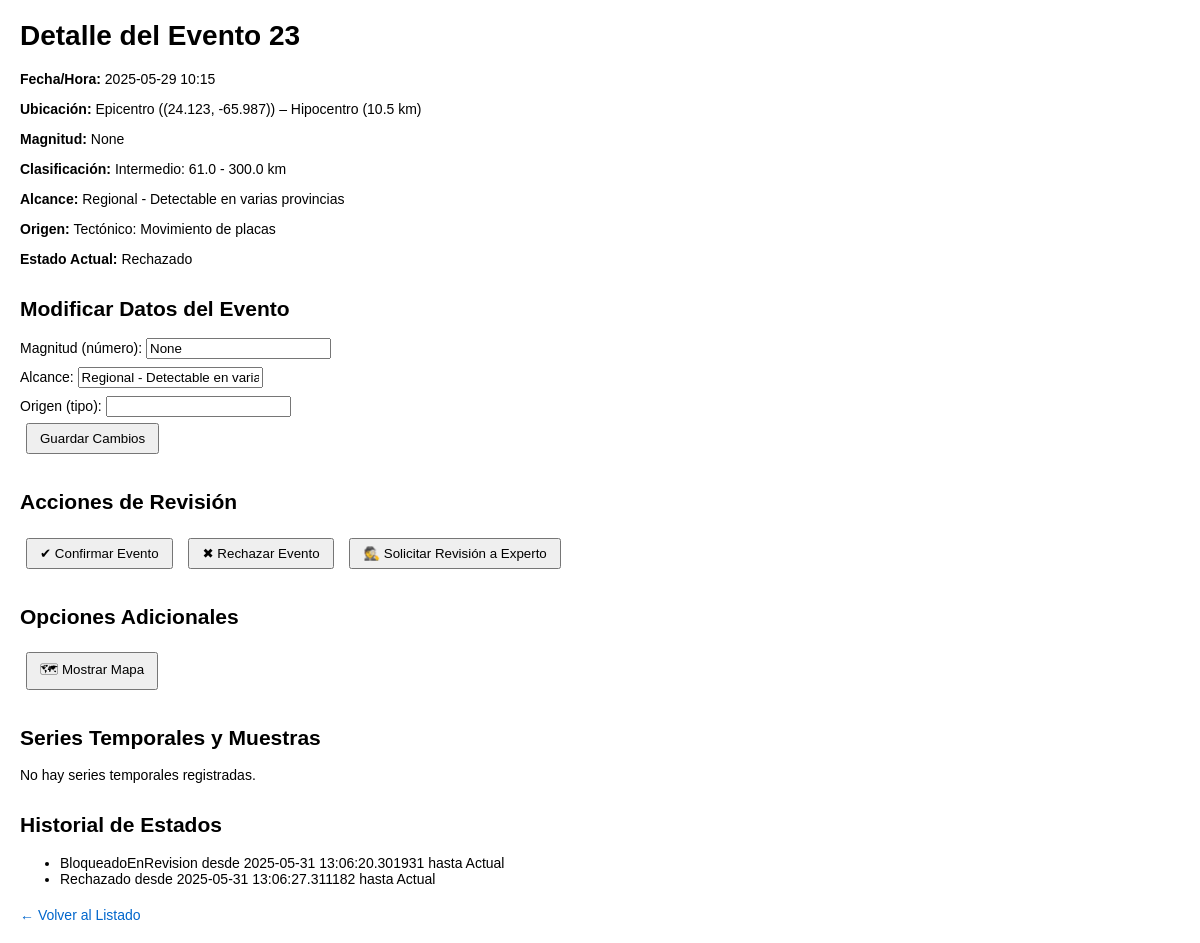
/event/23, run on an earlier commit of the app's database.
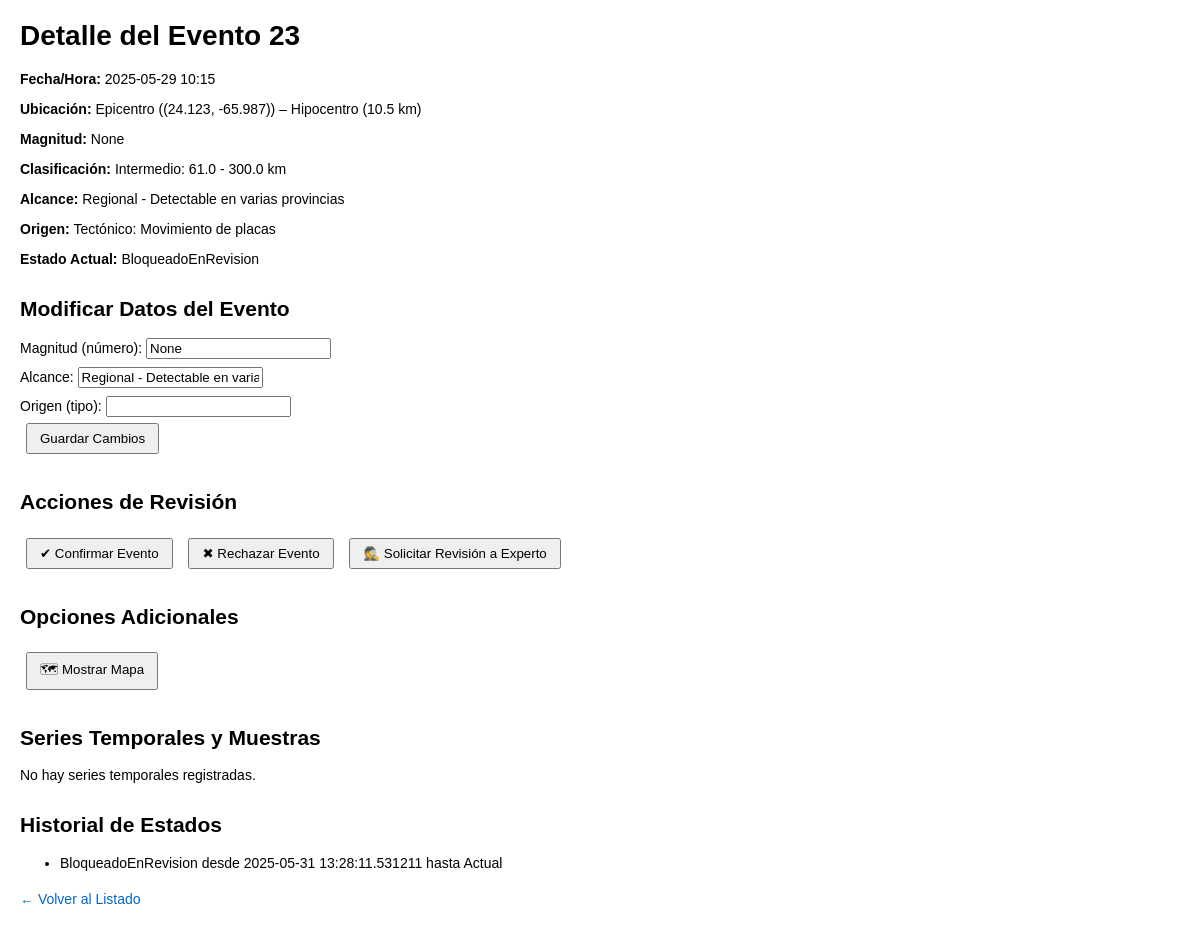
And on a later commit of the database.
### tables this page shows
CREATE TABLE Evento (
        id_evento       INTEGER PRIMARY KEY,
        fecha_hora      TEXT    NOT NULL,
        epicentro_lat   REAL    NOT NULL,
        epicentro_lng   REAL    NOT NULL,
        hipocentro      REAL    NOT NULL,
        magnitud        REAL    NULL,
        magnitud_desc   TEXT    NULL,
        magnitud_unidad TEXT    NULL,
        alcance_nombre  TEXT    NULL,
        alcance_desc    TEXT    NULL,
        clasif_desde    REAL    NULL,
        clasif_hasta    REAL    NULL,
        clasif_nombre   TEXT    NULL,
        origen_nombre   TEXT    NULL,
        origen_desc     TEXT    NULL,
        estado_nombre   TEXT    NOT NULL,
        estado_desc     TEXT    NULL
    );

CREATE TABLE CambioEstado (
        id_cambio       INTEGER PRIMARY KEY AUTOINCREMENT,
        id_evento       INTEGER NOT NULL,
        fecha_inicio    TEXT    NOT NULL,
        fecha_fin       TEXT    NULL,
        estado_nombre   TEXT    NOT NULL,
        estado_desc     TEXT    NULL,
        FOREIGN KEY (id_evento) REFERENCES Evento(id_evento)
    );

### app_flask.py (the view, shortened to what this page needs)
@app.route('/event/<int:event_id>', methods=['GET', 'POST'])
def detalle(event_id):
    analista = app.config['analista']
    evento = cargar_evento_por_id(event_id)
    if not evento:
        return redirect(url_for('index'))
    if evento.estado.getNombre() == "AutoDetectado":
        evento.bloquearParaRevision(analista)
        guardar_evento(evento)
        guardar_cambio_estado(event_id, evento.cambios[-1])
    error = None
    return render_template('detalle_evento.html', evento=evento, error=error)

### db.py (called while the page is built)
def get_connection():
    conn = sqlite3.connect(DB_PATH)
    conn.row_factory = sqlite3.Row
    return conn

### indexClases.py (called while the page is built)
    def getNombre(self):
        return self.nombre

    def __str__(self):
        try:
            ts_inicio = self.fecha_hora_inicio.strftime('%Y-%m-%d %H:%M:%S')
        except Exception:
            ts_inicio = str(self.fecha_hora_inicio)
        if self.fecha_hora_fin:
            try:
                fin = self.fecha_hora_fin.strftime('%Y-%m-%d %H:%M:%S')
            except Exception:
                fin = str(self.fecha_hora_fin)
        else:
            fin = "Actual"
        return f"{self.estado.nombre} desde {ts_inicio} hasta {fin}"

    def __str__(self):
        return f"{self.nombre}: {self.km_profundidad_desde} - {self.km_profundidad_hasta} km"

    def __str__(self):
        return f"{self.nombre} - {self.descripcion}"

    def __str__(self):
        return f"{self.nombre}: {self.descripcion}"

### templates/detalle_evento.html (shortened to what this page needs)
<!doctype html>
<html>
<head>
</head>
<body>
  <h1>Detalle del Evento {{ evento.id_evento }}</h1>
  <section>
    <p><strong>Fecha/Hora:</strong> {{ evento.fecha_hora }}</p>
    <p><strong>Ubicación:</strong> Epicentro ({{ evento.ubicacion.epicentro }}) –
       Hipocentro ({{ evento.ubicacion.hipocentro }} km)</p>
    <p><strong>Magnitud:</strong> {{ evento.magnitud }}</p>
    <p><strong>Clasificación:</strong> {{ evento.clasificacion }}</p>
    <p><strong>Alcance:</strong> {{ evento.alcance }}</p>
    <p><strong>Origen:</strong> {{ evento.origen }}</p>
    <p><strong>Estado Actual:</strong> {{ evento.estado.nombre }}</p>
  </section>
  <section>
    <h2>Modificar Datos del Evento</h2>
    <form method="post" action="{{ url_for('detalle', event_id=evento.id_evento) }}">
      <label>Magnitud (número): <input name="magnitud" value="{{ evento.magnitud }}"></label>
      <label>Alcance: <input name="alcance" value="{{ evento.alcance }}"></label>
      <label>Origen (tipo): <input name="origen" value="{{ evento.origen.tipo }}"></label>
      <button type="submit" onclick="return confirm('¿Guardar cambios de magnitud/alcance/origen?')">
        Guardar Cambios
      </button>
    </form>
  </section>
  <section>
    <h2>Acciones de Revisión</h2>
    <form method="post" action="{{ url_for('detalle', event_id=evento.id_evento) }}">
      <button name="accion" value="confirm"
              onclick="return confirm('¿Confirmar evento?')">
        ✔ Confirmar Evento
      </button>
      <button name="accion" value="reject"
              onclick="return confirm('¿Rechazar evento?')">
        ✖ Rechazar Evento
      </button>
      <button name="accion" value="expert"
              onclick="return confirm('¿Solicitar revisión a experto?')">
        🕵 Solicitar Revisión a Experto
      </button>
    </form>
  </section>
  <section>
    <h2>Opciones Adicionales</h2>
    <form method="get" action="{{ url_for('mostrar_mapa', event_id=evento.id_evento) }}">
      <button type="submit" onclick="return confirm('¿Visualizar mapa?')">🗺 Mostrar Mapa</button>
    </form>
  </section>
  <section>
    <h2>Series Temporales y Muestras</h2>
    {% if evento.series_temporales %}
      {% for s in evento.series_temporales %}
        <h3>Estación: {{ s.estacion }} (Registro: {{ s.fecha_hora_registro }})</h3>
        <table>
          <thead>
            <tr>
              <th>Tiempo</th><th>Velocidad (km/s)</th><th>Frecuencia (Hz)</th><th>Longitud (km)</th>
            </tr>
          </thead>
          <tbody>
            {% for m in s.muestras %}
              <tr>
                <td>{{ m.fecha_hora_muestra }}</td>
                <td>{{ m.velocidad_onda }}</td>
                <td>{{ m.frecuencia_onda }}</td>
                <td>{{ m.longitud_onda }}</td>
              </tr>
            {% endfor %}
          </tbody>
        </table>
      {% endfor %}
    {% else %}
      <p>No hay series temporales registradas.</p>
    {% endif %}
  </section>
  <section>
    <h2>Historial de Estados</h2>
    {% if evento.cambios %}
      <ul>
      {% for c in evento.cambios %}
        <li>{{ c }}</li>
      {% endfor %}
      </ul>
    {% else %}
      <p>No hay cambios de estado registrados.</p>
    {% endif %}
  </section>
  <p><a href="{{ url_for('index') }}">← Volver al Listado</a></p>
</body>
</html>

What changed in the data, as far as the page shows it:
removed CambioEstado: c "Rechazado desde 2025-05-31 13:06:27.311182 hasta Actual"
changed Evento id 23: estado.nombre "Rechazado" → "BloqueadoEnRevision"
changed CambioEstado: c "BloqueadoEnRevision desde 2025-05-31 13:06:20.301931 hasta Actual" → "BloqueadoEnRevision desde 2025-05-31 13:28:11.531211 hasta Actual"
